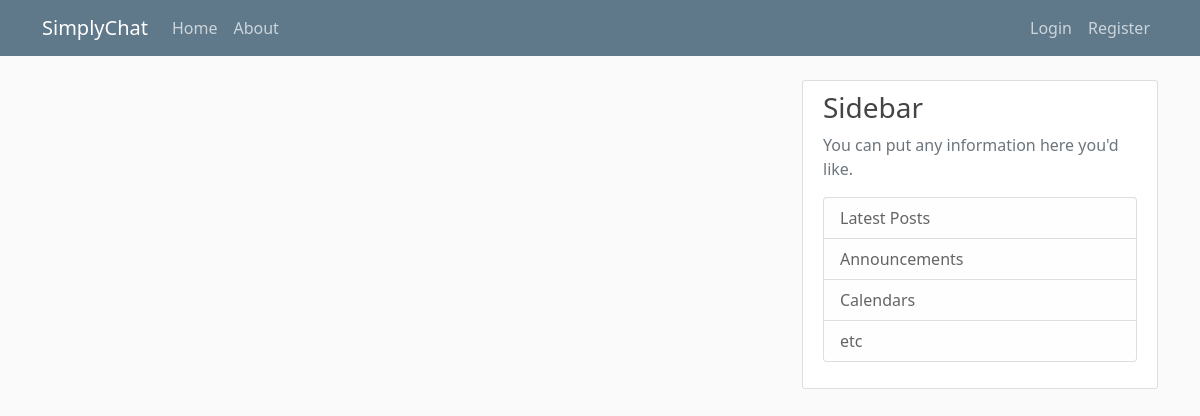
Before: / with the older database file.
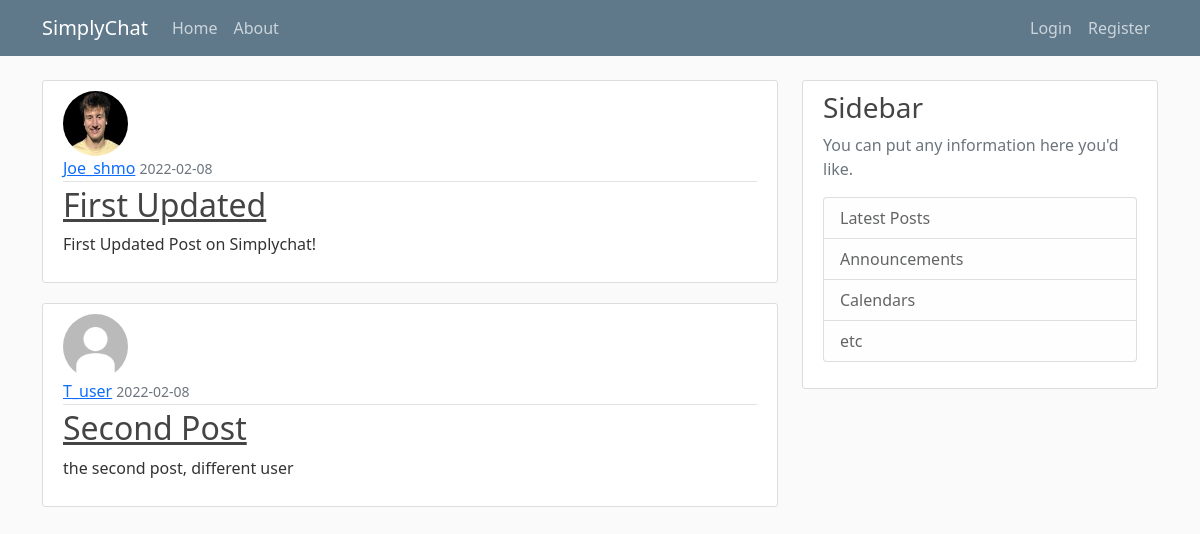
After: the same page with the newer database file.
### App/models.py (models this page shows, shortened)
class Post(db.Model):
     id = db.Column(db.Integer, primary_key = True)
     title = db.Column(db.String(100), nullable = False)
     date_posted = db.Column(db.DateTime, nullable = False, default = datetime.utcnow)
     content = db.Column(db.Text, nullable = False)
     user_id = db.Column(db.Integer, db.ForeignKey('user.id'), nullable = False)

class User(db.Model, UserMixin):
    id = db.Column(db.Integer, primary_key = True)
    username = db.Column(db.String(20), unique = True, nullable = False)
    email = db.Column(db.String(100), unique = True, nullable = False)
    image_file = db.Column(db.String(20), nullable = False, default = 'default.jpg')
    password = db.Column(db.String(60), nullable = False)
    posts = db.relationship('Post', backref = 'author', lazy = True)

### App/routes.py (the view)
@app.route("/home")
@app.route("/")
def home():
    posts = Post.query.all()
    return render_template('home.html', posts=posts)

### App/templates/home.html
{% extends 'layout.html' %}
{% block content %}
    {% for post in posts %}
    <article class="media content-section">
        <img class="rounded-circle article-img" src="{{ url_for('static', filename='profile_pics/' + post.author.image_file) }}">
        <div class="media-body">
          <div class="article-metadata">
            <a class="mr-2" href="#">{{ post.author.username }}</a>
            <small class="text-muted">{{ post.date_posted.strftime('%Y-%m-%d') }}</small>
          </div>
          <h2><a class="article-title" href="{{ url_for('post', post_id=post.id) }}">{{ post.title }}</a></h2>
          <p class="article-content">{{ post.content }}</p>
        </div>
      </article>
    {% endfor %}
{% endblock content %}

### App/templates/layout.html (shortened to what this page needs)
<!DOCTYPE html>
<html lang="en">
<head>
<link href="https://cdn.jsdelivr.net/npm/bootstrap@5.1.3/dist/css/bootstrap.min.css" rel="stylesheet">
<link href="{{ url_for('static', filename='main.css') }}" rel="stylesheet" type="text/css">
</head>
<body>
    <header class="site-header">
        <nav class="navbar navbar-expand-md navbar-dark bg-steel fixed-top">
          <div class="container">
            <a class="navbar-brand mr-4" href="/">SimplyChat</a>
            <div class="collapse navbar-collapse" id="navbarToggle">
              <div class="navbar-nav mr-auto">
                <a class="nav-item nav-link" href="/">Home</a>
                <a class="nav-item nav-link" href="{{ url_for('about') }}">About</a>
              </div>
            </div>
            <div class="navbar-nav">
              {% if current_user.is_authenticated %}
                <a class="nav-item nav-link" href="{{ url_for('new_post') }}">New Post</a>
                <a class="nav-item nav-link" href="{{ url_for('account') }}">Account</a>
                <a class="nav-item nav-link" href="{{ url_for('logout') }}">Logout</a>
              {% else %}
                <a class="nav-item nav-link" href="{{ url_for('login') }}">Login</a>
                <a class="nav-item nav-link" href="{{ url_for('register') }}">Register</a>
              {% endif %}
            </div>
           </div>
        </nav>
    </header>
    <main role="main" class="container">
        <div class="row">
          <div class="col-md-8">
            {% block content %}{% endblock %}
          </div>
          <div class="col-md-4">
            <div class="content-section">
              <h3>Sidebar</h3>
              <p class='text-muted'>You can put any information here you'd like.
                <ul class="list-group">
                  <li class="list-group-item list-group-item-light">Latest Posts</li>
                  <li class="list-group-item list-group-item-light">Announcements</li>
                  <li class="list-group-item list-group-item-light">Calendars</li>
                  <li class="list-group-item list-group-item-light">etc</li>
                </ul>
              </p>
            </div>
          </div>
        </div>
      </main>
</body>
</html>
</body>
</html>

### App/static/main.css (style rules this page uses)
body { background: #fafafa; color: #333333; margin-top: 5rem; }
h1, h2, h3, h4, h5, h6 { color: #444444; }
.bg-steel { background-color: #5f788a; }
.site-header .navbar-nav .nav-link { color: #cbd5db; }
.content-section { background: #ffffff; padding: 10px 20px; border: 1px solid #dddddd; border-radius: 3px; margin-bottom: 20px; }
.article-title { color: #444444; }
.article-content { white-space: pre-line; }
.article-img { height: 65px; width: 65px; margin-right: 16px; }
.article-metadata { padding-bottom: 1px; margin-bottom: 4px; border-bottom: 1px solid #e3e3e3 }

Changed rows visible on the page:
added Post: image_file (picture), author.username "Joe_shmo", date_posted "2022-02-08", title "First Updated", content "First Updated Post on Simplychat!"
added Post: image_file (placeholder picture), author.username "T_user", date_posted "2022-02-08", title "Second Post", content "the second post, different user"
